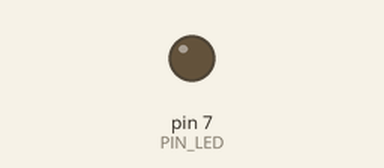
Bench run of a sketch on a simulated Arduino Uno, built with avr-gcc and run on an emulated ATmega328P. Shown: output pins drawn as LEDs (lit = HIGH). Dashed ring = blinking. At 2.2 s the program stops and its outputs stay as they are.

Above: at 0.5 s.
At 2.05 s:
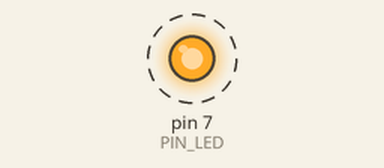
Timing chart, 0 to 3.0 s (numbered marks = the images above):
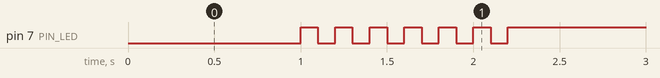

Measured:
- by itself, pin 7 (PIN_LED): alternates HIGH for 0.10 s and LOW for 0.10 s, 13 changes in all, then stays HIGH

The sketch:

ledboard.ino
```cpp
#define PIN_LED 7
void setup() {
  // put your setup code here, to run once:
  pinMode(PIN_LED, OUTPUT);
}

void loop() {
  // put your main code here, to run repeatedly:
  digitalWrite(PIN_LED, LOW);
  delay(1000);
  for( int i = 0; i < 6; i++){
    digitalWrite(PIN_LED, HIGH);
    delay(100);
    digitalWrite(PIN_LED, LOW);
    delay(100);
  }
  digitalWrite(PIN_LED, HIGH);
  while(1){

  }
}
```
